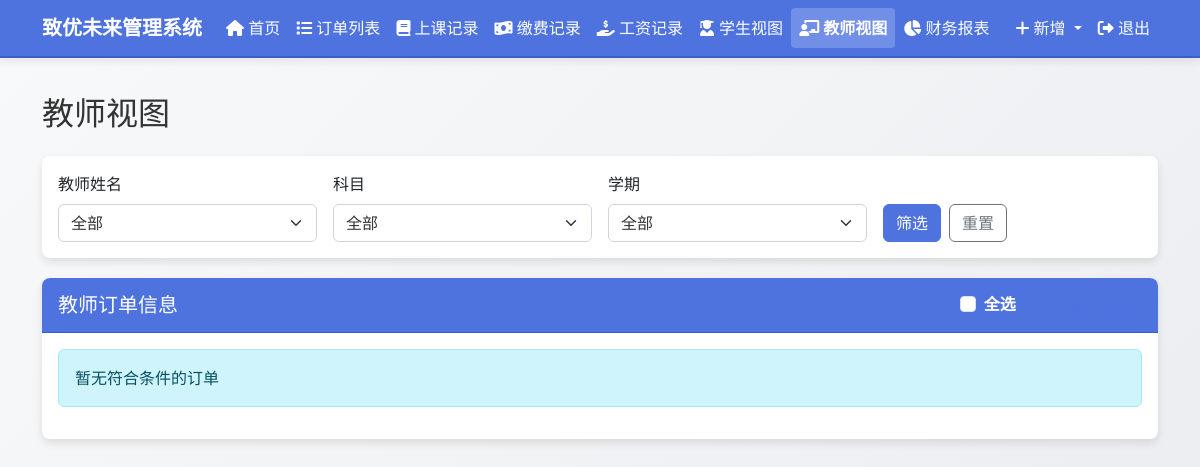
/teacher_view (signed in), run on an earlier commit of the app's database.
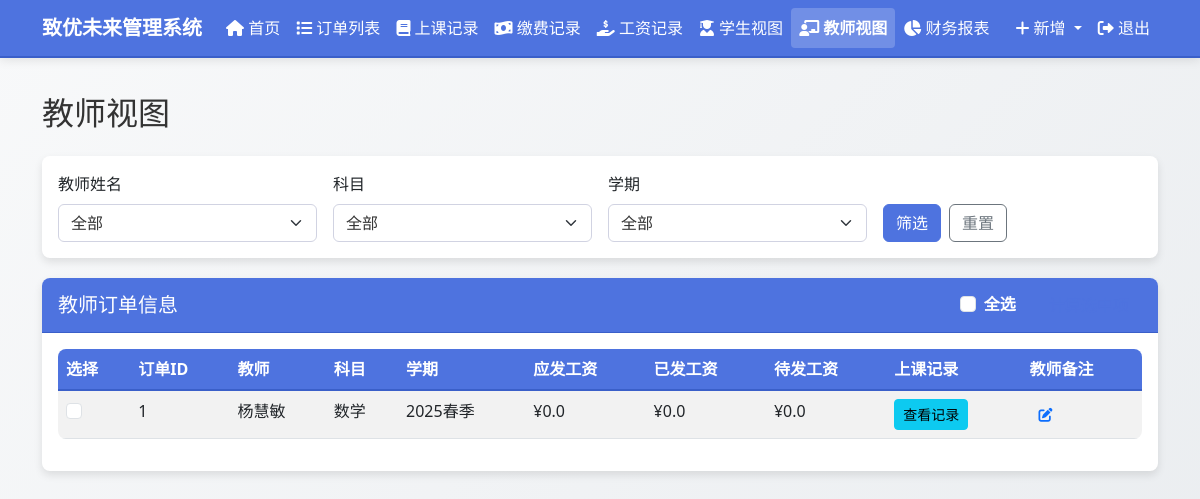
And on a later commit of the database.
### models.py (models this page shows, shortened)
class Order(db.Model):
    id = db.Column(db.Integer, primary_key=True)
    order_number = db.Column(db.String(50), unique=True, nullable=False, default="")
    student_name = db.Column(db.String(100), nullable=False)
    subject = db.Column(db.String(100), nullable=False)
    teacher_name = db.Column(db.String(100), nullable=False)
    semester = db.Column(db.String(100), nullable=False)
    total_classes = db.Column(db.Integer, default=0)
    completed_classes = db.Column(db.Integer, default=0)
    remaining_classes = db.Column(db.Integer, default=0)
    class_price = db.Column(db.Float, default=0.0)
    salary_price = db.Column(db.Float, default=0.0)  # 新增工资单价字段
    total_price = db.Column(db.Float, default=0.0)
    paid_amount = db.Column(db.Float, default=0.0)
    used_amount = db.Column(db.Float, default=0.0)
    remaining_amount = db.Column(db.Float, default=0.0)
    payable_salary = db.Column(db.Float, default=0.0)
    paid_salary = db.Column(db.Float, default=0.0)
    remaining_salary = db.Column(db.Float, default=0.0)
    order_note = db.Column(db.Text, nullable=True)
    teacher_note = db.Column(db.Text, nullable=True)
    student_note = db.Column(db.Text, nullable=True)
    created_at = db.Column(db.DateTime, default=datetime.now)
    class_records = db.relationship('ClassRecord', backref='order', lazy=True)
    payment_records = db.relationship('PaymentRecord', backref='order', lazy=True)
    salary_records = db.relationship('SalaryRecord', backref='order', lazy=True)

### routes.py (the view)
@app.route('/teacher_view')
@login_required
def teacher_view():
    teacher_name = request.args.get('teacher_name', '')
    subject = request.args.get('subject', '')
    semester = request.args.get('semester', '')
    query = Order.query
    if teacher_name:
        query = query.filter(Order.teacher_name == teacher_name)
    if subject:
        query = query.filter(Order.subject == subject)
    if semester:
        query = query.filter(Order.semester == semester)
    orders = query.all()
    all_teachers = db.session.query(Order.teacher_name).distinct().all()
    all_subjects = db.session.query(Order.subject).distinct().all()
    all_semesters = db.session.query(Order.semester).distinct().all()
    order_form = OrderForm()
    class_record_form = ClassRecordForm()
    payment_record_form = PaymentRecordForm()
    salary_record_form = SalaryRecordForm()
    all_orders = Order.query.all()
    class_record_form.order_id.choices = [(order.id, f"{order.order_number} - {order.student_name} - {order.subject}") for order in all_orders]
    payment_record_form.order_id.choices = [(order.id, f"{order.order_number} - {order.student_name} - {order.subject}") for order in all_orders]
    salary_record_form.order_id.choices = [(order.id, f"{order.order_number} - {order.teacher_name} - {order.subject}") for order in all_orders]
    return render_template('teacher_view.html',
                           title='教师视图',
                           orders=orders,
                           all_teachers=[teacher[0] for teacher in all_teachers],
                           all_subjects=[subject[0] for subject in all_subjects],
                           all_semesters=[semester[0] for semester in all_semesters],
                           selected_teacher=teacher_name,
                           selected_subject=subject,
                           selected_semester=semester,
                           edit_note_form=EditNoteForm(),
                           order_form=order_form,
                           class_record_form=class_record_form,
                           payment_record_form=payment_record_form,
                           salary_record_form=salary_record_form)

### forms.py
class OrderForm(FlaskForm):
    student_name = StringField('学生姓名', validators=[DataRequired()])
    subject = StringField('科目', validators=[DataRequired()])
    teacher_name = StringField('教师姓名', validators=[DataRequired()])
    semester = StringField('学期', validators=[DataRequired()])
    total_classes = IntegerField('总课程数', validators=[DataRequired(), NumberRange(min=1)])
    class_price = FloatField('课程单价', validators=[DataRequired(), NumberRange(min=0)])
    salary_price = FloatField('工资单价', validators=[DataRequired(), NumberRange(min=0)])
    order_note = TextAreaField('订单备注', validators=[Optional()])
    submit = SubmitField('保存')

### app.py (called while the page is built)
@login_manager.user_loader
def load_user(user_id):
    from models import User
    return User.query.get(int(user_id))

### templates/teacher_view.html (shortened to what the changed rows need)
{% extends "layout.html" %}
{% block content %}
<h2 class="mb-4">教师视图</h2>
<div class="card">
    <div class="card-body">
        {% if orders %}
        <div class="table-responsive">
            <table class="table table-striped table-hover">
                <thead>
                    <tr>
                        <th>选择</th>
                        <th>订单ID</th>
                        <th>教师</th>
                        <th>科目</th>
                        <th>学期</th>
                        <th>应发工资</th>
                        <th>已发工资</th>
                        <th>待发工资</th>
                        <th>上课记录</th>
                        <th>教师备注</th>
                    </tr>
                </thead>
                <tbody>
                    {% for order in orders %}
                    <tr>
                        <td>
                            <input type="checkbox" class="form-check-input order-checkbox" value="{{ order.id }}">
                        </td>
                        <td>{{ order.id }}</td>
                        <td>{{ order.teacher_name }}</td>
                        <td>{{ order.subject }}</td>
                        <td>{{ order.semester }}</td>
                        <td>¥{{ order.payable_salary }}</td>
                        <td>¥{{ order.paid_salary }}</td>
                        <td>¥{{ order.remaining_salary }}</td>
                        <td>
                            <button type="button" class="btn btn-sm btn-info view-class-records"
                                    data-bs-toggle="modal" data-bs-target="#classRecordsModal"
                                    data-order-id="{{ order.id }}">
                                查看记录
                            </button>
                        </td>
                        <td>
                            <button type="button" class="btn btn-sm btn-link edit-note"
                                    data-bs-toggle="modal" data-bs-target="#editNoteModal"
                                    data-note-id="{{ order.id }}"
                                    data-note-type="teacher_note"
                                    data-note-text="{{ order.teacher_note or '' }}">
                                <i class="fas fa-edit"></i>
                            </button>
                        </td>
                    </tr>
                    {% endfor %}
                </tbody>
            </table>
        </div>
        {% else %}
        <div class="alert alert-info">暂无符合条件的订单</div>
        {% endif %}
    </div>
</div>
{% endblock %}

What changed in the data, as far as the page shows it:
added Order: id "1", teacher_name "杨慧敏", subject "数学", semester "2025春季", payable_salary "0.0", paid_salary "0.0", remaining_salary "0.0"
Also different on the page:
text no longer shown: "暂无符合条件的订单"
text now shown: "选择 订单ID 教师 科目 学期 应发工资 已发工资 待发工资 上课记录 教师备注"
